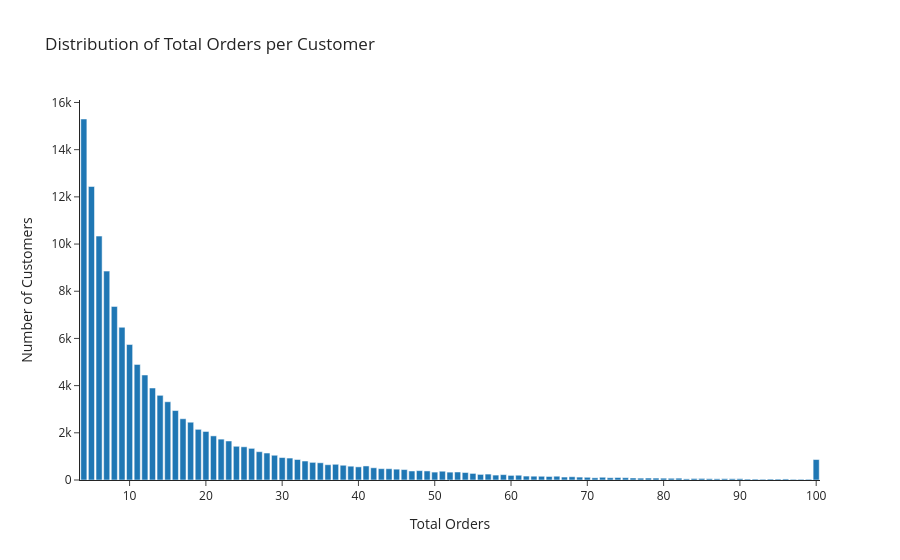

Notebook cell for this chart:
### Markdown cell above
How engaged is the average Instacart customer? Plotting the distribution
of `total_orders` reveals whether the customer base is dominated by
occasional shoppers or by repeat regulars. `total_orders` is a whole number
from 4 to 100, so we count customers per value and plot the counts.

### Code cell
order_count_dist = customers["total_orders"].value_counts().sort_index().reset_index()
order_count_dist.columns = ["Total Orders", "Number of Customers"]

fig = px.bar(
    order_count_dist,
    x="Total Orders",
    y="Number of Customers",
    title="Distribution of Total Orders per Customer",
)
fig.show()

### Figure 1 — Plotly figure (JSON) as saved in the notebook; plotly's stock layout.template omitted (floating-point values rounded to 4 significant figures)
{"data": [{"hovertemplate": "Total Orders=%{x}<br>Number of Customers=%{y}<extra></extra>", "legendgroup": "", "marker": {"color": "#1F77B4", "pattern": {"shape": ""}}, "name": "", "orientation": "v", "showlegend": false, "textposition": "auto", "type": "bar", "x": [4, 5, 6, 7, 8, 9, 10, 11, 12, 13, 14, 15, 16, 17, 18, 19, 20, 21, 22, 23, 24, 25, 26, 27, 28, 29, 30, 31, 32, 33, 34, 35, 36, 37, 38, 39, 40, 41, 42, 43, 44, 45, 46, 47, 48, 49, 50, 51, 52, 53, 54, 55, 56, 57, 58, 59, 60, 61, 62, 63, 64, 65, 66, 67, 68, 69, 70, 71, 72, 73, 74, 75, 76, 77, 78, 79, 80, 81, 82, 83, 84, 85, 86, 87, 88, 89, 90, 91, 92, 93, 94, 95, 96, 97, 98, 99, 100], "xaxis": "x", "y": [15300, 12439, 10337, 8853, 7357, 6472, 5742, 4897, 4450, 3899, 3589, 3316, 2944, 2596, 2449, 2147, 2057, 1870, 1732, 1654, 1429, 1407, 1341, 1200, 1143, 1049, 951, 930, 869, 804, 747, 730, 648, 666, 625, 585, 557, 595, 518, 480, 478, 459, 442, 381, 397, 384, 335, 372, 333, 338, 317, 279, 237, 251, 208, 227, 195, 202, 166, 161, 158, 149, 160, 125, 138, 123, 115, 93, 116, 96, 106, 98, 85, 79, 83, 81, 77, 73, 78, 48, 64, 66, 55, 51, 56, 53, 55, 39, 39, 33, 39, 39, 44, 30, 31, 31, 867], "yaxis": "y"}], "layout": {"barmode": "relative", "legend": {"tracegroupgap": 0}, "title": {"text": "Distribution of Total Orders per Customer"}, "xaxis": {"anchor": "y", "domain": [0.0, 1.0], "title": {"text": "Total Orders"}}, "yaxis": {"anchor": "x", "domain": [0.0, 1.0], "title": {"text": "Number of Customers"}}}}
